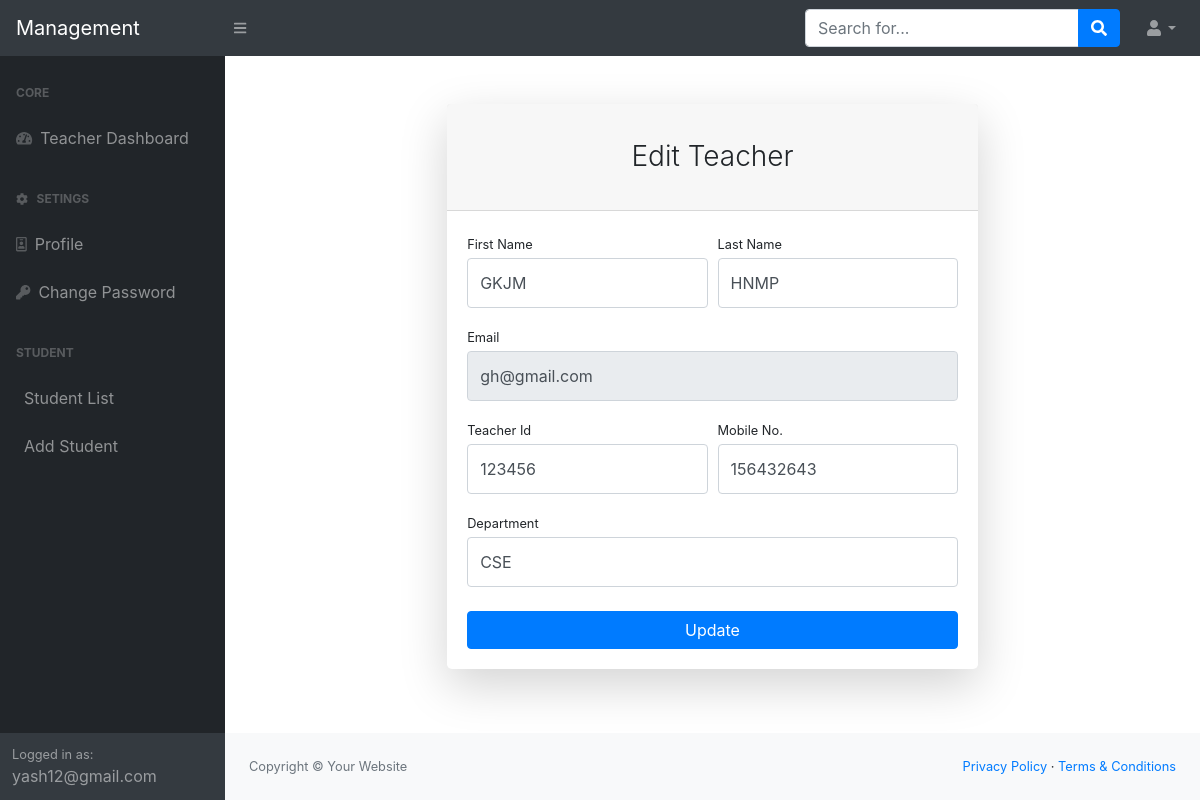
The page /editTeacher/13 (signed in) on the database its author committed.
### home/models.py (models this page shows, shortened)
class User(AbstractUser):
    username = None
    email = models.EmailField(_("Email Address"), unique=True)
    is_student = models.BooleanField('student status', default=False)
    is_teacher = models.BooleanField('teacher status', default=False)
    USERNAME_FIELD = 'email'
    REQUIRED_FIELDS = []
    objects = CustomUserManager()

class Teacher(models.Model):
    user = models.OneToOneField(settings.AUTH_USER_MODEL, verbose_name="Related User", on_delete=models.CASCADE)
    teacher_id = models.IntegerField(primary_key=True, unique=True)
    phone_no = models.CharField(max_length=10, null=False, blank=False)
    department = models.CharField(max_length=30,null=False, blank=False)

### home/views.py (the view, shortened to what this page needs)
# urls.py: path('editTeacher/<int:pk>', views.editTeacher, name='editTeacher'),
@login_required
def editTeacher(request, pk):
    user = User.objects.get(pk=pk)
    param = {'user':user, 'teacher':True}
    return render(request, 'edit.html', param)

### templates/edit.html (shortened to what this page needs)
{% extends 'base.html' %}
{% block body %}
<main>
                    <div class="container">
                        <div class="row justify-content-center">
                            <div class="col-lg-7">
                                <div class="card shadow-lg border-0 rounded-lg mt-5">
                                    <div class="card-header"><h3 class="text-center font-weight-light my-4"> Edit{% if admin %} Admin {% elif teacher%} Teacher {% elif student %} Student {% endif %}</h3></div>
                                    <div class="card-body">
                                        <form method="post">
                                            <div class="form-row">
                                                <div class="col-md-6">
                                                    <div class="form-group">
                                                        <label class="small mb-1" for="inputFirstName">First Name</label>
                                                        <input class="form-control py-4" id="inputFirstName" type="text" name="fname" value="{{user.first_name}}" required/>
                                                    </div>
                                                </div>
                                                <div class="col-md-6">
                                                    <div class="form-group">
                                                        <label class="small mb-1" for="inputLastName">Last Name</label>
                                                        <input class="form-control py-4" id="inputLastName" type="text" name="lname" value="{{user.last_name}}" required/>
                                                    </div>
                                                </div>
                                            </div>
                                            <div class="form-group">
                                                <label class="small mb-1" for="inputEmailAddress">Email</label>
                                                <input class="form-control py-4" id="inputEmailAddress" type="email" name="email" aria-describedby="emailHelp" value="{{user.email}}" disabled/>
                                            </div>
                                            {% if teacher or student%}
                                            <div class="form-row">
                                                <div class="col-md-6">
                                                {% if teacher %}
                                                    <div class="form-group">
                                                        <label class="small mb-1" for="inputFirstName">Teacher Id</label>
                                                        <input class="form-control py-4" id="inputTeacherId" type="number" name="teacherId" value="{{user.teacher.teacher_id}}" minlength="4" maxlength="5" required/>
                                                    </div>
                                                    {% endif %}
                                                </div>
                                                <div class="col-md-6">
                                                    <div class="form-group">
                                                        <label class="small mb-1" for="inputLastName">Mobile No.</label>
                                                        <input class="form-control py-4" id="inputMobile" type="number" name="mobile" {% if teacher %} value="{{user.teacher.phone_no}}" {% elif student %} value="{{user.student.phone_no}}" {% endif %} minlength="10" maxlength="10" required/>
                                                    </div>
                                                </div>
                                            </div>
                                            {% if teacher %}
                                            <div class="form-group">
                                                <label class="small mb-1" for="inputEmailAddress">Department</label>
                                                <input class="form-control py-4" id="inputDepartment" type="text" name="department" aria-describedby="emailHelp" value="{{user.teacher.department}}" required/>
                                            </div>
                                            {% endif %}
                                            {% endif %}
                                            <div class="form-group mt-4 mb-0"><button type="submit" class="btn btn-primary btn-block">Update</button></div>
                                        </form>
                                    </div>
                                </div>
                            </div>
                        </div>
                    </div>
                </main>
{% endblock body %}

### templates/base.html (shortened to what this page needs)
{% load static %}
<!DOCTYPE html>
<html lang="en">
<head>
    <link href="{% static 'css/styles.css' %}" rel="stylesheet" />
    <link href="https://cdn.datatables.net/1.10.20/css/dataTables.bootstrap4.min.css" rel="stylesheet"
 />
</head>
<body class="sb-nav-fixed">
    <nav class="sb-topnav navbar navbar-expand navbar-dark bg-dark">
        <a class="navbar-brand" href="/home/">Management</a>
        <button class="btn btn-link btn-sm order-1 order-lg-0" id="sidebarToggle" href="#"><i
                class="fas fa-bars"></i></button>
        <form class="d-none d-md-inline-block form-inline ml-auto mr-0 mr-md-3 my-2 my-md-0">
            <div class="input-group">
                <input class="form-control" type="text" placeholder="Search for..." aria-label="Search"
                    aria-describedby="basic-addon2" />
                <div class="input-group-append">
                    <button class="btn btn-primary" type="button"><i class="fas fa-search"></i></button>
                </div>
            </div>
        </form>
        <ul class="navbar-nav ml-auto ml-md-0">
            <li class="nav-item dropdown">
                <a class="nav-link dropdown-toggle" id="userDropdown" href="#" role="button" data-toggle="dropdown"
                    aria-haspopup="true" aria-expanded="false"><i class="fas fa-user fa-fw"></i></a>
            </li>
        </ul>
    </nav>
    <div id="layoutSidenav">
        <div id="layoutSidenav_nav">
            <nav class="sb-sidenav accordion sb-sidenav-dark" id="sidenavAccordion">
                <div class="sb-sidenav-menu">
                    <div class="nav">
                        <div class="sb-sidenav-menu-heading">Core</div>
                        <a class="nav-link" href="/dashboard/">
                            <div class="sb-nav-link-icon"><i class="fas fa-tachometer-alt"></i></div>
                            {% if request.user.is_teacher %}
                            Teacher Dashboard
                            {% endif %}
                        </a>
                        <div class="sb-sidenav-menu-heading"><i class="fas fa-cog"></i>&nbsp;&nbsp;&nbsp;Setings</div>
                        <a class="nav-link" href="/profile/{{request.user.id}}">
                            <div class="sb-nav-link-icon"><i class="far fa-id-badge"></i></div>
                            Profile
                        </a>
                        <a class="nav-link" href="{% url 'password_change' %}">
                            <div class="sb-nav-link-icon"><i class="fas fa-key"></i></div>
                            Change Password
                        </a>
                        {% if request.user.is_superuser or request.user.is_teacher %}
                        <div class="sb-sidenav-menu-heading">Student</div>
                        <a class="nav-link" href="/studentList/">
                            Student List
                        </a>
                        <a class="nav-link" href="/addStudent/">
                            Add Student
                        </a>
                        {% endif %}
                    </div>
                </div>
                <div class="sb-sidenav-footer">
                    <div class="small">Logged in as:</div>
                    {{ request.user.email}}
                </div>
            </nav>
        </div>
        <div id="layoutSidenav_content">
            {% block body %}
            {% endblock body %}
            <footer class="py-4 bg-light mt-auto">
                <div class="container-fluid">
                    <div class="d-flex align-items-center justify-content-between small">
                        <div class="text-muted">Copyright &copy; Your Website</div>
                        <div>
                            <a href="#">Privacy Policy</a>
                            &middot;
                            <a href="#">Terms &amp; Conditions</a>
                        </div>
                    </div>
                </div>
            </footer>
        </div>
    </div>
</body>
</html>

### rows shown on the page
User: user.email "yash12@gmail.com"
User: fname "GKJM", lname "HNMP", email "gh@gmail.com", teacherId "123456", mobile "156432643", department "CSE"
